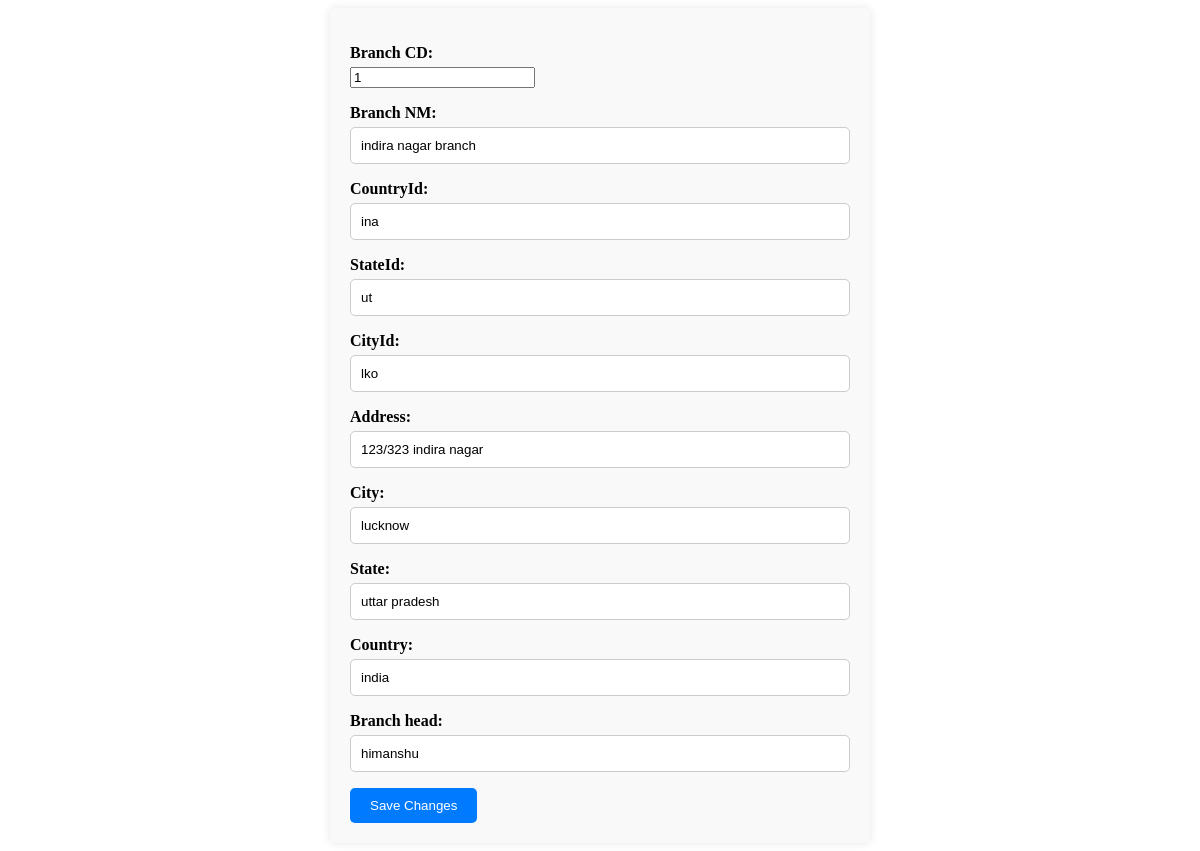
/administration/edit_branch/1/, run on the app's committed database.
### BranchesInfo/models.py (models this page shows, shortened)
class Branches(models.Model):
    Branch_CD = models.IntegerField(primary_key=True)
    Branch_NM = models.CharField(max_length=50, null=False) #~ Name of branch
    countryId = models.CharField(max_length=50,null=True) #~ Country code of branch
    stateId  = models.CharField(max_length=50,null=True)
    cityId = models.CharField(max_length=50,null=True)
    Address = models.CharField(max_length=100, null=False)
    city = models.CharField(max_length=100, null=True)
    state = models.CharField(max_length=100, null=True)
    country = models.CharField(max_length=100, null=True)
    Branch_head =models.CharField(max_length=100, null=True)

### administration/views.py (the view)
# urls.py: path('edit_branch/<int:branch_id>/', views.edit_branch, name='edit_branch'),
def edit_branch(request, branch_id):
    branch = get_object_or_404(Branches, Branch_CD=branch_id)
    if request.method == 'POST':
        form = BranchForm(request.POST, instance=branch)
        if form.is_valid():
            form.save()
            return redirect('administration:admin_dashboard')
    else:
        form = BranchForm(instance=branch)
    return render(request, 'edit_branch.html', {'form': form, 'branch': branch})

### administration/forms.py
class BranchForm(forms.ModelForm):
    class Meta:
        model = Branches
        fields = '__all__'

### administration/templates/edit_branch.html (shortened to what this page needs)
<form method="post">
    {{ form.as_p }}
    <button type="submit">Save Changes</button>
</form>

### administration/templates/edit_branch.html (style rules this page uses)
form { max-width: 500px; margin: 0 auto; padding: 20px; background-color: #f9f9f9; border-radius: 5px; box-shadow: 0px 0px 10px rgba(0, 0, 0, 0.1); }
label { display: block; font-weight: bold; margin-bottom: 5px; }
input[type="text"] { width: 100%; padding: 10px; border: 1px solid #ccc; border-radius: 5px; box-sizing: border-box; }
button[type="submit"] { background-color: #007bff; color: #fff; border: none; padding: 10px 20px; border-radius: 5px; cursor: pointer; }

### data on the page
Branches: Branch_CD "1", Branch_NM "indira nagar branch", countryId "ina", stateId "ut", cityId "lko", Address "123/323 indira nagar", city "lucknow", state "uttar pradesh", country "india", Branch_head "himanshu"
